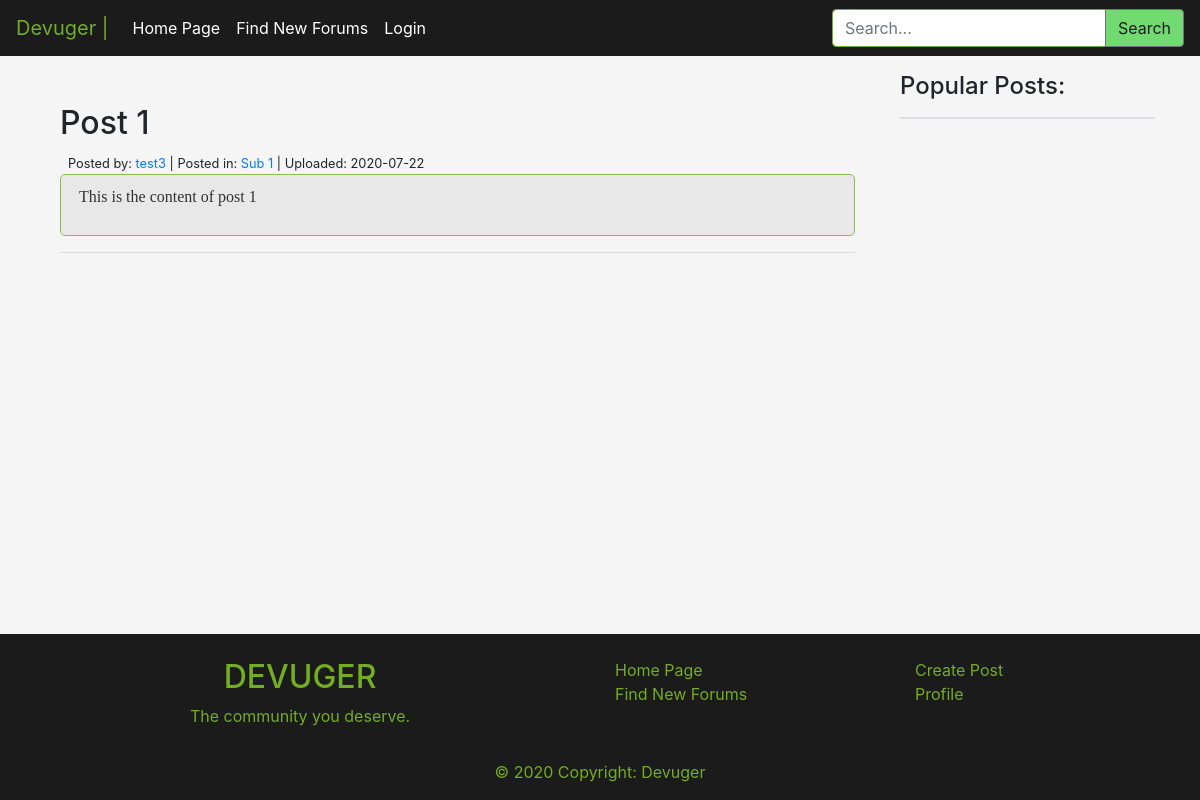
/post.php?id=2&title=Post 1, run on the app's committed database.
### tables this page shows
CREATE TABLE users(
    id INT PRIMARY KEY AUTO_INCREMENT,
    username VARCHAR(60) UNIQUE,
    pass VARCHAR(255),
    email VARCHAR(255) UNIQUE,
    descp TEXT,
    color VARCHAR(20),
    creationDate DATE,
    uRank INT
);

CREATE TABLE subforum(
    id INT PRIMARY KEY AUTO_INCREMENT,
    sname VARCHAR(30) UNIQUE,
    descp TEXT,
    subscribers INT,
    color VARCHAR(20),
    numPosts INT,
    creationDate DATE,
    createdBy INT,
    rules TEXT,
    FOREIGN KEY (createdBy) REFERENCES users(id)
);

CREATE TABLE posts(
    id INT PRIMARY KEY AUTO_INCREMENT,
    userId INT,
    subforumId INT,
    title VARCHAR(100),
    content LONGTEXT,
    uploadDate DATE,
    numComments INT,
    FOREIGN KEY (userId) REFERENCES users(id),
    FOREIGN KEY (subforumId) REFERENCES subforum(id)
);

### post.php (the view, shortened to what this page needs)
<?php include('php/server.php'); ?>
<?php
$pid = $_GET['id'];
$t = $_GET['title'];
$q = "SELECT * FROM posts WHERE id = '$pid'";
$r = mysqli_query($db, $q);
$rowd = mysqli_fetch_assoc($r);
$userId = $rowd['userId'];
$subId = $rowd['subforumId'];
$uploadDate = $rowd['uploadDate'];
$content = $rowd['content'];
$getUser_Posted = "SELECT * FROM users WHERE id = '$userId'";
$runQueryGetUser_Posted = mysqli_query($db, $getUser_Posted);
$rowGetUser = mysqli_fetch_assoc($runQueryGetUser_Posted);
$userPostedName = $rowGetUser['username'];
$getSub_Posted = "SELECT * FROM subforum WHERE id = '$subId'";
$runQueryGetSub_Posted = mysqli_query($db, $getSub_Posted);
$rowGetSub = mysqli_fetch_assoc($runQueryGetSub_Posted);
$subPostedName = $rowGetSub['sname'];
?>
<?php include('includes/header.php'); ?>
<main class="content-wrapper">
    <div class="container">
        <div class="row">
            <div class="col-md-9 py-5">
                <div class="container">
                    <h2 class="post-title"><?php echo $t; ?></h2>
                    <small class="pl-2">Posted by: <a href="user.php?username=<?php echo $userPostedName; ?>"><?php echo $userPostedName; ?></a>&nbsp;|&nbsp;Posted in: <a href="sub.php?r=<?php echo $subPostedName; ?>"><?php echo $subPostedName; ?></a>&nbsp;|&nbsp;Uploaded: <?php echo $uploadDate; ?></small>
                    <?php if(strlen($content) > 0) : ?>
                        <div class="content-border">
                            <p class="pl-2 content"><?php echo $content; ?></p>
                        </div>
                    <?php else : ?>
                        <br><br>
                    <?php endif ?>
                    <hr>
                    <br>
                </div>
            </div>
            <?php include('includes/right_side_bar.php'); ?>
        </div>
    </div>
</main>
<?php include('includes/footer.php'); ?>

### css/main.css (style rules this page uses)
html, body { background-color: whitesmoke; height: 100%; }
body { display: flex; flex-direction: column; }
.content-wrapper { flex: 1 0 auto; }
.content-border { border-radius: 5px; border: 1px solid #73AD21; padding: 10px; background-color: #e6e6e6; opacity: 0.8; color: black; word-wrap: auto; overflow-wrap: normal; overflow-y: auto; overflow-x: hidden; }
.content { color: black; font-family: 'PT Serif', serif; }

### data on the page
users: username "test3"
subforum: sname "Sub 1"
posts: uploadDate "2020-07-22", content "This is the content of post 1"

### other printed values
$t "Post 1"
